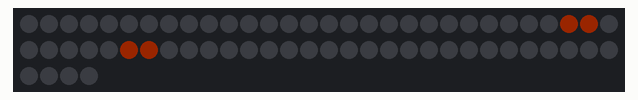
Simulated run of this program. Board: ESP32 board running MicroPython. Shown: 64 RGB LEDs in strip order, left to right, continuing on the next row. Dim RGB values are drawn brighter than linear.

Above: at 0.07 s.

The program:

example.py
```python
# Displays an expanding orange square animation on an 8x8 WS2812 matrix under MicroPython using the neopixel module with optional serpentine mapping and brightness scaling.
#
# Buy this module: https://shillehtek.com/products/ws2812-8x8-led-matrix-arduino-esp32-raspberry-pi
# Full manual: https://shillehtek.com/blogs/shillehtek-product-manuals/ws2812-8x8-led-matrix-arduino-esp32-raspberry-pi-manual
# More examples: https://github.com/shillehbean/shillehtek-examples
#

from machine import Pin
from neopixel import NeoPixel
import time

np = NeoPixel(Pin(0), 64)
BRIGHT = 0.1   # 10%

def xy(x, y, serpentine=False):
    if serpentine and y % 2 == 1:
        return y * 8 + (7 - x)
    return y * 8 + x

def put(x, y, r, g, b):
    np[xy(x, y)] = (int(r * BRIGHT), int(g * BRIGHT), int(b * BRIGHT))

while True:
    # expanding square
    for ring in range(4):
        lo, hi = 3 - ring, 4 + ring
        for x in range(lo, hi + 1):
            put(x, lo, 255, 60, 0)
            put(x, hi, 255, 60, 0)
        for y in range(lo, hi + 1):
            put(lo, y, 255, 60, 0)
            put(hi, y, 255, 60, 0)
        np.write()
        time.sleep(0.15)
    time.sleep(0.3)
    np.fill((0, 0, 0))
    np.write()
```
